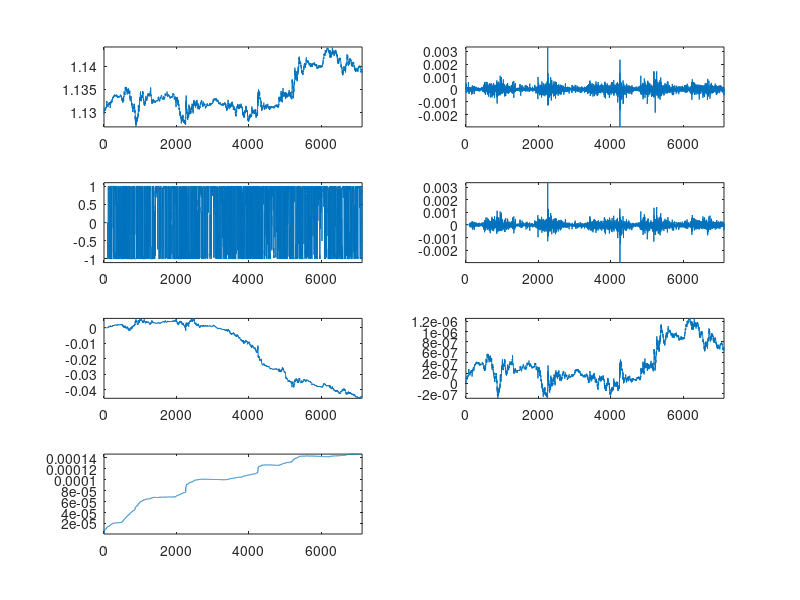

MATLAB code to generate this figure:
clear;

prices = load('test1_eur_close_prices.txt');
returns = load('test1_eur_price_returns.txt');
signals = load('test1_eur_signals.txt');
threts = load('test1_eur_theoretical_returns.txt');
wealth = load('test1_eur_wealth.txt');
rmean = load('test1_eur_return_mean.txt');
rdev = load('test1_eur_return_dev.txt');


more off;

nmin = size(prices,1);

figure(1);
subplot(4,2,1);
plot(prices);
axis([0, nmin, min(prices(:))*0.9999, max(prices(:))*1.0001]);
subplot(4,2,2);
plot(returns);
axis([0, nmin, min(returns(:))*0.9999, max(returns(:))*1.0001]);
subplot(4,2,3);
plot(signals);
axis([0, nmin, min(signals(:))*1.1, max(signals(:))*1.1]);
subplot(4,2,4);
plot(threts);
axis([0, nmin, min(threts(:))*0.9999, max(threts(:))*1.0001]);
subplot(4,2,5);
plot(wealth);
axis([0, nmin, min(wealth(:))*0.9999, max(wealth(:))*1.0001]);
subplot(4,2,6);
plot(rmean);
axis([0, nmin, min(rmean(:))*0.9999, max(rmean(:))*1.0001]);
subplot(4,2,7);
plot(rdev);
axis([0, nmin, min(rdev(:))*0.9999, max(rdev(:))*1.0001]);

% figure(2);
% subplot(1,1,1);
% plot(eur_sharpe);
% axis([0, nmin, min(eur_sharpe(:))*1.0, max(eur_sharpe(:))*1.0]);

more on;
